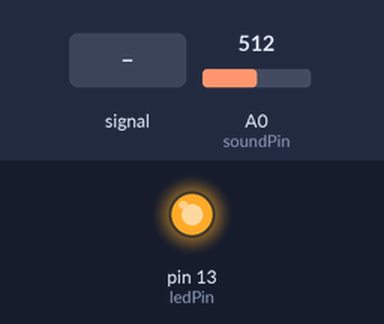
Bench run of a sketch on a simulated Arduino Uno, built with avr-gcc and run on an emulated ATmega328P. Shown: output pins drawn as LEDs (lit = HIGH). Inputs (shaded band) come from the test bench; at power-on: A0 (soundPin) = 512. What the sketch prints to the serial monitor is not drawn.

Above: at 1.2 s.
1.3 s: A0 (soundPin) fed a 200 Hz sine of ±460 counts around its level
3.1 s: A0 (soundPin) set to 106
4.6 s: A0 (soundPin) set to 93
At 5.7 s:
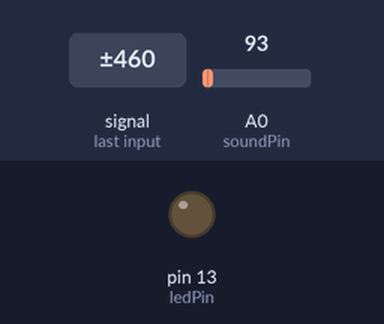
6.1 s: A0 (soundPin) fed a 200 Hz sine of ±81 counts around its level
At 7.4 s:
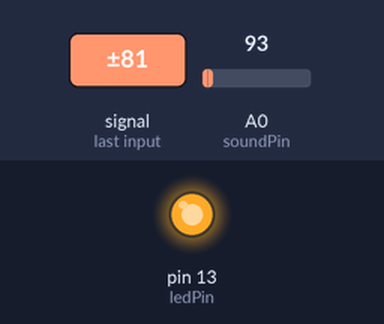
Timing chart, 0 to 9.1 s (numbered marks = the images above; inputs shaded):
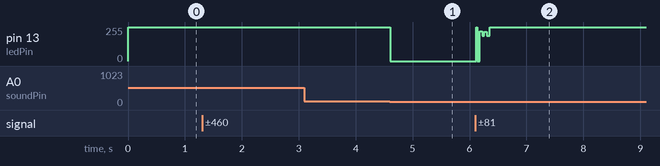

Measured:
- the behaviour switches between 101 and 100 on A0 (soundPin) (found by bisection; images 0 and 1)
- after the input at 4.6 s, pin 13 (ledPin): 255/255 → 0/255 at once
- after the input at 6.1 s, pin 13 (ledPin): 0/255 → 255/255 at once

The sketch:

soundPin.ino
```cpp
int soundPin = 0;
int ledPin = 13;

void setup() {
  pinMode(ledPin, OUTPUT);
  Serial.begin(9600);
}

void loop() {
  int soundState = analogRead(soundPin);
  Serial.println(soundState);
  if(soundState > 100) {
    digitalWrite(ledPin, HIGH);
  } else {
    digitalWrite(ledPin, LOW);
  }

}
```
